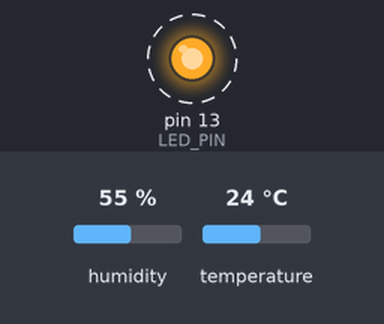
A sketch run on a simulated Arduino Uno, built with avr-gcc and run on an emulated ATmega328P. On the bench: output pins drawn as LEDs (lit = HIGH). Dashed ring = blinking. The inputs (shaded band) are chosen by the test bench; at power-on: humidity 55 %, temperature 24 °C. What the sketch prints to the serial monitor is not drawn.

Above: at 0.2 s.
Timing chart, 0 to 3.5 s (numbered marks = the images above):
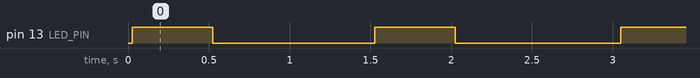

The sketch:

main.ino
```cpp
#include "DHT.h"

#define DHTPIN 0 // pino que estamos conectado
#define DHTTYPE DHT11 // DHT 11
#define LED_PIN 13

// Conecte pino 1 do sensor (esquerda) ao +5V (3V no NodeMCU)
// Conecte pino 2 do sensor ao pino de dados definido em seu Arduino
// Conecte pino 4 do sensor ao GND
// Conecte o resistor de 10K entre pin 2 (dados)
// e ao pino 1 (VCC) do sensor
DHT dht(DHTPIN, DHTTYPE);

void setup()
{
  Serial.begin(115200);
  Serial.println("DHT11 test!");
  dht.begin();
  pinMode(LED_PIN,OUTPUT);
}

void loop()
{
  // A leitura da temperatura e umidade pode levar 250ms!
  // O atraso do sensor pode chegar a 2 segundos.
  float h = dht.readHumidity();
  float t = dht.readTemperature();
  // testa se retorno é valido, caso contrário algo está errado.
  if (isnan(t) || isnan(h))
  {
    Serial.println("Failed to read from DHT");
  }
  else
  {
    Serial.print("Umidade: ");
    Serial.print(h);
    Serial.print(" %t");
    Serial.print("Temperatura: ");
    Serial.print(t);
    Serial.println(" *C");
  }
  blinkLed();
  delay(500);
}

void blinkLed() {
  digitalWrite(LED_PIN, HIGH);
  delay(500);
  digitalWrite(LED_PIN, LOW);
  delay(500);
}
```

Measured:
- by itself, pin 13 (LED_PIN): alternates HIGH for 0.50 s and LOW for 1.0 s
